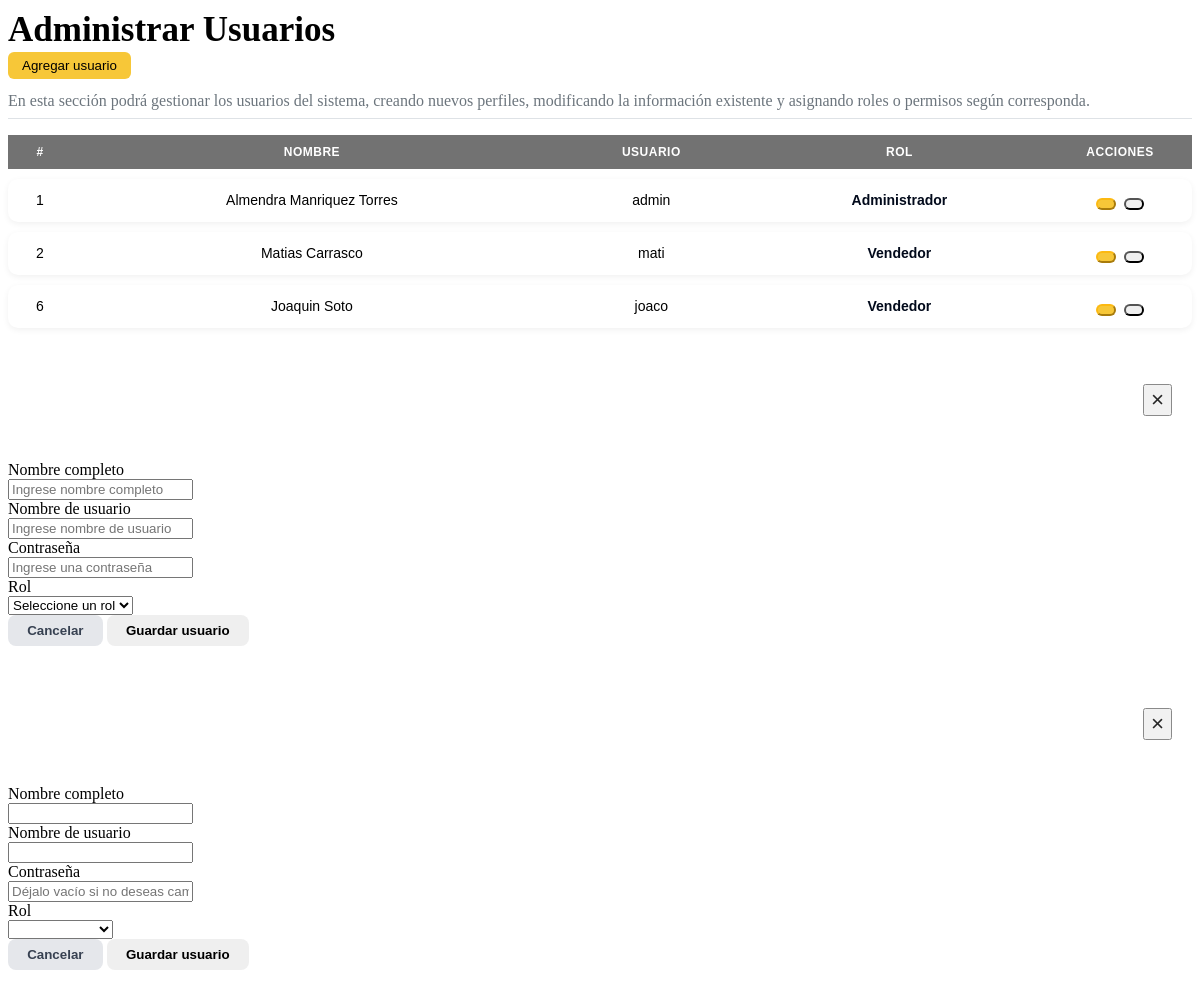
Before: /vistas/html/usuarios.php with the older database file.
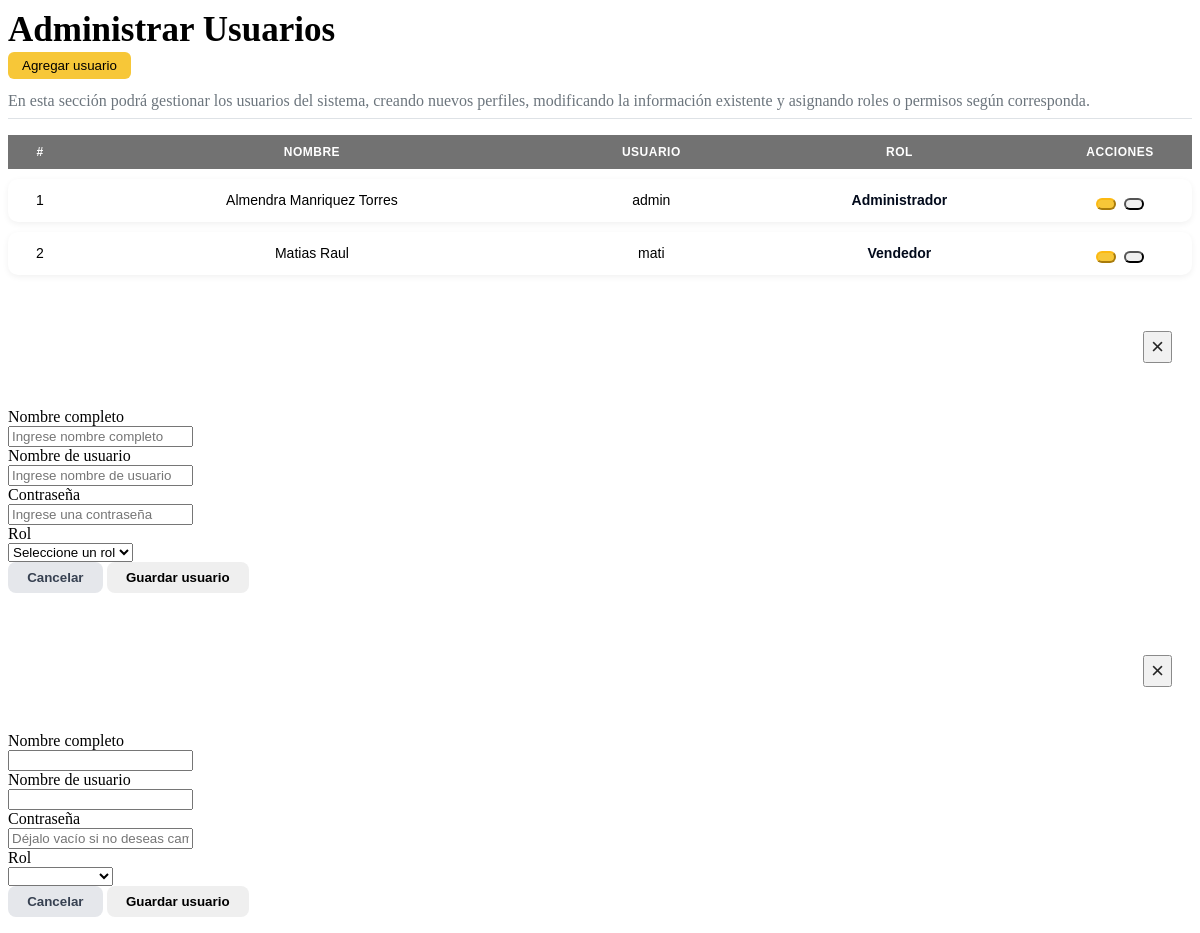
After: the same page with the newer database file.
### tables this page shows
CREATE TABLE `usuario` (
  `id` int(11) NOT NULL,
  `nombre` varchar(100) NOT NULL,
  `usuario` varchar(100) NOT NULL,
  `password` varchar(100) NOT NULL,
  `rol` varchar(20) NOT NULL
);

### controladores/usuarios.controlador.php (called while the page is built, shortened)
<?php
class ControladorUsuarios {
    public static function ctrMostrarUsuarios($item, $valor) {
        $tabla = "usuario";
        $respuesta = ModeloUsuarios::mdlMostrarUsuarios($tabla, $item, $valor);
        return $respuesta;
    }
}

### modelos/MySQL.php (called while the page is built)
<?php
class Conexion {
    public static function conectar() {
        $link = new PDO("mysql:host=localhost;dbname=pos", "root", "");
        $link->exec("set names utf8");
        return $link;
    }
}

### modelos/usuarios.modelo.php (called while the page is built, shortened)
<?php
require_once "MySQL.php";
class ModeloUsuarios {
    public static function mdlMostrarUsuarios($tabla, $item, $valor) {
        if($item != null){
            $stmt = Conexion::conectar()->prepare("SELECT * FROM $tabla WHERE $item = :$item");
            $stmt->bindParam(":".$item, $valor, PDO::PARAM_STR);
            $stmt->execute();
            return $stmt -> fetch();
        }
        else{
            $stmt = Conexion::conectar()->prepare("SELECT * FROM $tabla");
            $stmt->execute();
            return $stmt -> fetchAll();
        }
    }
}

### vistas/html/usuarios.php (the view, shortened to what the changed rows need)
<div class="content-wrapper">
  <section class="content-header">
    <div class="container-fluid">
      <div class="row mb-2 align-items-center">
        <div class="col-sm-6">
          <h1>Administrar Usuarios</h1>
        </div>
      </div>
    </div>
  </section>
  <section class="content">
    <div class="container-fluid">
      <div class="row">
        <div class="col-12">
          <div class="card">
            <div class="card-body">
              <div class="table-responsive">
                <table id="tablaUsuarios" class="table-usuarios">
                  <thead class="thead">
                    <tr>
                      <th style="width: 40px;">#</th>
                      <th>Nombre</th>
                      <th>Usuario</th>
                      <th>Rol</th>
                      <th style="width: 120px;">Acciones</th>
                    </tr>
                  </thead>
                  <tbody>
                    <?php
                      $item = null;
                      $valor = null;
                      $usuarios = ControladorUsuarios::ctrMostrarUsuarios($item, $valor);
                      foreach ($usuarios as $key => $value){
                        echo '<tr>
                                <td>'.$value["id"].'</td>
                                <td>'.$value["nombre"].'</td>
                                <td>'.$value["usuario"].'</td>
                                <td>'.$value["rol"].'</td>
                                <td>
                                  <div class="btn-group">
                              <button class="btn btn-editar btn-sm btnEditarUsuario"
                                      idUsuario="'.$value["id"].'"
                                      data-toggle="modal"
                                      data-target="#modalEditarUsuario"
                                      title="Editar Usuario">
                                <i class="fas fa-edit"></i>
                              </button>
                              <button class="btn btn-danger btn-sm btnEliminarUsuario"
                                     idUsuario="'.$value["id"].'"
                                      title="Eliminar Usuario">
                                <i class="fas fa-trash-alt"></i>
                              </button>
                                  </div>
                                </td>
                              </tr>';
                      }
                    ?>
                  </tbody>
                </table>
              </div>
            </div>
          </div>
        </div>
      </div>
    </div>
  </section>
</div>
<link rel="stylesheet" href="vistas/css/usuarios.css">

Changed rows visible on the page:
removed usuario: id "6", nombre "Joaquin Soto", usuario "joaco", rol "Vendedor"
changed usuario "mati": nombre "Matias Carrasco" → "Matias Raul"
